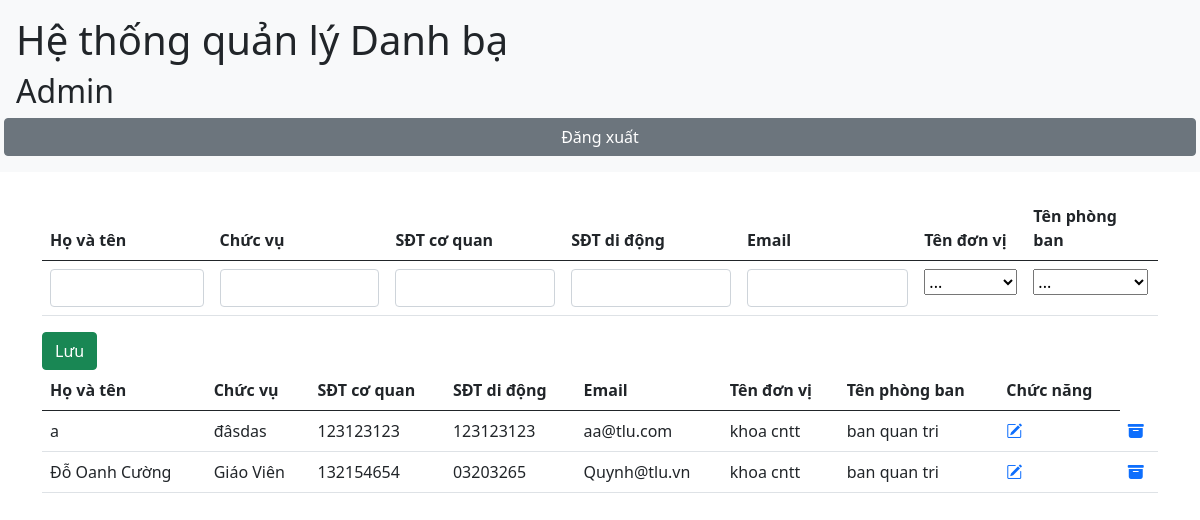
The app's page /admin.php with its own data.
### tables this page shows
CREATE TABLE `can_bo` (
  `id_can_bo` int(11) NOT NULL,
  `id_phong_ban` int(11) DEFAULT NULL,
  `ten` varchar(50) DEFAULT NULL,
  `chuc_vu` varchar(50) DEFAULT NULL,
  `sdt_co_quan` varchar(10) DEFAULT NULL,
  `email` varchar(50) DEFAULT NULL,
  `sdt_di_dong` varchar(9) DEFAULT NULL
);

CREATE TABLE `don_vi` (
  `id_don_vi` int(11) NOT NULL,
  `ten` varchar(50) DEFAULT NULL
);

CREATE TABLE `phong_ban` (
  `id_phong_ban` int(11) NOT NULL,
  `id_don_vi` int(11) DEFAULT NULL,
  `ten_phong_ban` varchar(50) DEFAULT NULL,
  `dia_chi` varchar(50) DEFAULT NULL,
  `sdt` varchar(10) DEFAULT NULL,
  `email` varchar(30) DEFAULT NULL,
  `website` varchar(50) DEFAULT NULL
);

### admin.php (the view, shortened to what this page needs)
<!DOCTYPE html>
<html lang="en">
<head>
    <link href="https://cdn.jsdelivr.net/npm/bootstrap@5.1.0/dist/css/bootstrap.min.css" rel="stylesheet">
    <link rel="stylesheet" href="https://cdn.jsdelivr.net/npm/bootstrap-icons@1.3.0/font/bootstrap-icons.css">
</head>
<body>
    <?php
        include('./db_connection.php');
        $sql = "SELECT can_bo.id_can_bo, can_bo.ten, can_bo.chuc_vu, can_bo.sdt_co_quan, can_bo.sdt_di_dong,
        can_bo.email, phong_ban.ten_phong_ban,
        don_vi.ten as ten_don_vi
        FROM can_bo, phong_ban, don_vi
        WHERE can_bo.id_phong_ban = phong_ban.id_phong_ban AND don_vi.id_don_vi = phong_ban.id_don_vi order by can_bo.ten";
        $result = mysqli_query($conn,$sql);
    ?>
    <div class="row bg-light justify-content-around mb-4 p-3">
        <h1>Hệ thống quản lý Danh bạ</h1>
        <h2>Admin</h2>
        <button class="btn btn-secondary" onclick="logout()">Đăng xuất</button>
    </div>
    <div class="container">
        <form action="" method="POST" onchange="handleForm(event)">
            <table class="form-insert table">
                <thead>
                    <tr>
                        <th>Họ và tên</th>
                        <th>Chức vụ</th>
                        <th>SĐT cơ quan</th>
                        <th>SĐT di động</th>
                        <th>Email</th>
                        <th>Tên đơn vị</th>
                        <th>Tên phòng ban</th>
                    </tr>
                </thead>
                <tbody>
                    <td>
                        <input name="full_name" type="text" class="form-control">
                    </td>
                    <td>
                        <input name="chuc_vu" type="text" class="form-control">
                    </td>
                    <td>
                        <input name="sdt_co_quan" type="text" class="form-control">
                    </td>
                    <td>
                        <input name="sdt_di_dong" type="text" class="form-control">
                    </td>
                    <td>
                        <input name="email" type="text" class="form-control">
                    </td>
                    <td>
                        <select name="don_vi" class="custom-select" id="select-don-vi" onchange="selectDonVi(event)">
                            <option selected disabled>...</option>
                        </select>
                    </td>
                    <td>
                        <select name="phong_ban" id="select-phong-ban" class="custom-select">
                            <option selected disabled>...</option>
                        </select>
                    </td>
                </tbody>
            </table>
            <button type="submit" class="btn-save btn btn-success">Lưu</button>
        </form>
    </div>
    <div class="container">
        <table class="table">
            <thead>
                <tr>
                    <th>Họ và tên</th>
                    <th>Chức vụ</th>
                    <th>SĐT cơ quan</th>
                    <th>SĐT di động</th>
                    <th>Email</th>
                    <th>Tên đơn vị</th>
                    <th>Tên phòng ban</th>
                    <th>Chức năng</th>
                </tr>
            </thead>
            <tbody>
                <?php
                    while ($row = mysqli_fetch_array($result)) {
                ?>
                        <tr>
                            <td><?php echo $row['ten'];?></td>
                            <td><?php echo $row['chuc_vu'];?></td>
                            <td><?php echo $row['sdt_co_quan'];?></td>
                            <td><?php echo $row['sdt_di_dong'];?></td>
                            <td><?php echo $row['email'];?></td>
                            <td><?php echo $row['ten_don_vi'];?></td>
                            <td><?php echo $row['ten_phong_ban'];?></td>
                            <td><a href="editUser.php?id=<?php echo $row['id_can_bo']; ?>"><i class="bi bi-pencil-square"></i></a></td>
                            <td><a href="deleteUser.php?id=<?php echo $row['id_can_bo']; ?>"><i class="bi bi-archive-fill"></i></a></td>
                        </tr>
                <?php
                    }
                ?>
            </tbody>
        </table>
    </div>
</body>
</html>

### records on screen
can_bo: ten "a", chuc_vu "đâsdas", sdt_co_quan "123123123", sdt_di_dong "123123123", email "aa@tlu.com", don_vi.ten "khoa cntt", id_phong_ban.ten_phong_ban "ban quan tri"
can_bo: ten "Đỗ Oanh Cường", chuc_vu "Giáo Viên", sdt_co_quan "132154654", sdt_di_dong "03203265", email "Quynh@tlu.vn", don_vi.ten "khoa cntt", id_phong_ban.ten_phong_ban "ban quan tri"
